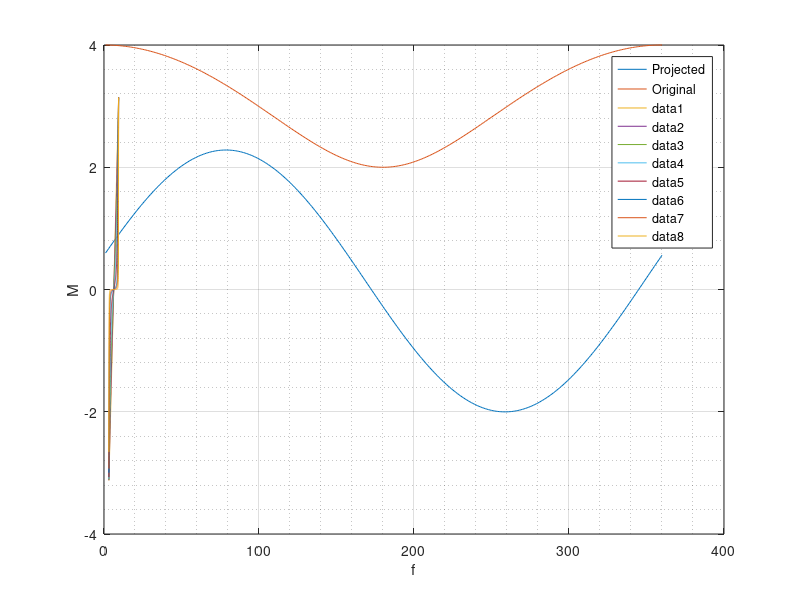

MATLAB code to generate this figure:
%% range-rate velocity projection
% Description: 
%   this section projects the hodograph onto a pulsar vector
%       and examines the shape of the projection w.r.t. true anomaly.
%   in theory, the projected results should be a sine wave regardless of
%       the orientation of the projection vector w.r.t. the hodogrpah.
%
% RESULTS:
%   confirmed, the projection vs. true anomaly plot is a sine wave.
%   furthermore, the sine wave's ...
%       amplitude = R*cos(beta), and
%       offset    = e*R*cos(beta)*cos(alpha-gamma), 
%   where
%       alpha = the right ascension of the pulsar vector
%       beta  = the declination of the pulsar vector
%       gamma = the direction of the hodograph offset
%   all w.r.t. the hodograph plane.

close all
clear;clc

R = 3;
c = [1,0,0];
angs = deg2rad(1:360)';
x = R * cos(angs) + c(1);
y = R * sin(angs) + c(2);
z = zeros(size(x));
points = [x,y,z];

test_vec = [1,5,5];

proj_length = nan(size(x));

for i = 1:length(x)
    proj_length(i) = dot(points(i,:),test_vec)/norm(test_vec);
end

alpha = atan2(test_vec(2),test_vec(1));
beta = atan2(test_vec(3),norm(test_vec(1:2)));
gamma = atan2(c(2),c(1));

e = norm(c) / R;

Lp = R*cos(beta)*(e*cos(alpha-gamma)+1);
Lm = R*cos(beta)*(e*cos(alpha-gamma)-1);
L_est = Lp - Lm;
L = max(proj_length)-min(proj_length);

plot(rad2deg(angs),proj_length)
hold on
plot(rad2deg(angs),vecnorm(points,2,2));
hold off
legend('Projected','Original')
grid on
grid(gca,'minor')

%%
close all
clear;clc

e_vect = [0,0.1,0.3,0.5,0.7,0.9,0.95,0.99];
f = deg2rad(181:540);
    
figure(1)
hold on

for i = 1:length(e_vect)
    e = e_vect(i);
    E = 2 * atan(sqrt((1-e)/(1+e))*tan(f/2));
    M = E - e*sin(E);
    plot(f,M);
end

hold off
xlabel('f')
ylabel('M')
